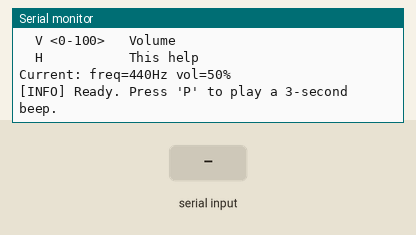
A program run on a simulated ESP32-S3. Shown: the last lines printed to the serial monitor. Inputs (shaded band) come from the test bench. I2S audio is not simulated (input reads silence).

Above: at 1.7 s.
1.8 s: "P 1\n" received over Serial
At 2.3 s:
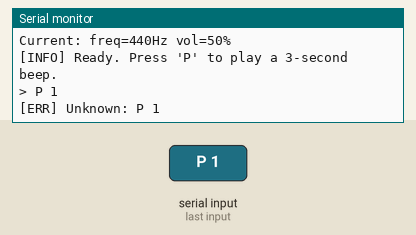
3.3 s: "S 1\n" received over Serial
At 4.5 s:
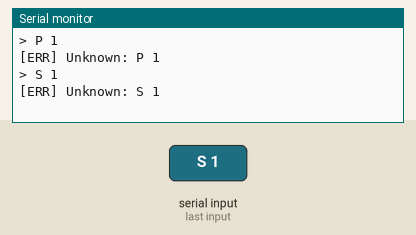
4.8 s: "H 1\n" received over Serial
At 5.8 s:
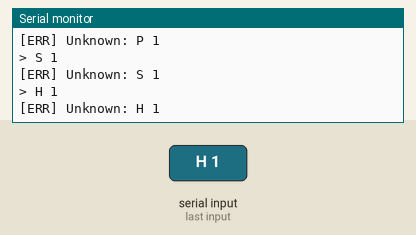
6.3 s: "1 1\n" received over Serial
At 6.9 s:
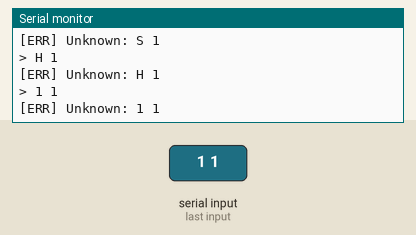
7.8 s: "P\n" received over Serial
At 9.0 s:
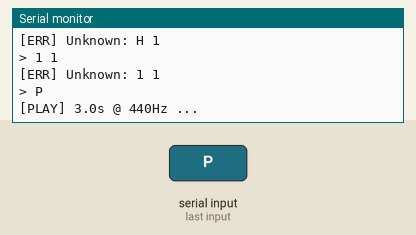
9.3 s: "S\n" received over Serial
At 11.6 s:
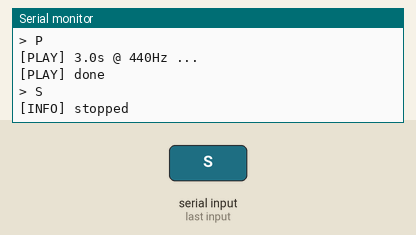

The program:

main.cpp
```cpp
/*
 * NS4168 amplifier square-wave test
 *
 * Purpose: send square-wave PCM data generated by the ESP32-S3 directly to the NS4168 amplifier,
 * without relying on the microphone, PSRAM, or recorded audio; verify the I2S1 -> NS4168 -> speaker path.
 *
 * Principle: a square wave consists of summed sinusoidal harmonics, including strong odd harmonics;
 * the NS4168 class-D amplifier can amplify it to produce an audible beep.
 *
 * Serial commands (115200 baud, native USB CDC):
 * P           Play a 440 Hz square wave for 3 seconds (concert A4)
 * L           Play continuously (until any key is pressed); useful for checking speaker vibration/current
 * S           Stop
 * 1 / 2 / 3   Change frequency (1=261 Hz C4 / 2=440 Hz A4 / 3=880 Hz A5)
 * V <0-100>   Volume percentage (default 50)
 * H           Help
 *
 * Pins: BCLK=GPIO41, LRC=GPIO42, DIN=GPIO2 (finalized project pinout)
 * See README.md for wiring, power, and MUTE connections
 */

#include <Arduino.h>
#include <driver/i2s.h>

// ============ Pins ============
#define AMP_BCLK  41
#define AMP_LRC   42
#define AMP_DIN   2

#define AMP_I2S_PORT    I2S_NUM_1
#define AMP_SAMPLE_RATE 16000

// ============ State ============
static float current_freq = 440.0f;    // Default: A4
static int  current_volume = 50;        // 0-100
static bool continuous = false;         // Continuous playback mode

// Square-wave buffer (samples per period = SAMPLE_RATE / freq)
// 440 Hz at 16 kHz: ~36 samples/period; 880 Hz: ~18; 261 Hz: ~61
// Precompute 0.5 seconds of samples and replay in a loop
#define BUFFER_SECONDS  0.5f
#define BUFFER_SAMPLES  ((int)(AMP_SAMPLE_RATE * BUFFER_SECONDS))
static int16_t wave_buffer[BUFFER_SAMPLES];

// ============ I2S initialization ============
static bool amp_init() {
  i2s_config_t config = {
    .mode = (i2s_mode_t)(I2S_MODE_MASTER | I2S_MODE_TX),
    .sample_rate = AMP_SAMPLE_RATE,
    .bits_per_sample = I2S_BITS_PER_SAMPLE_16BIT,
    .channel_format = I2S_CHANNEL_FMT_ONLY_LEFT,
    .communication_format = I2S_COMM_FORMAT_STAND_I2S,
    .intr_alloc_flags = ESP_INTR_FLAG_LEVEL1,
    .dma_buf_count = 8,
    .dma_buf_len = 256,
    .use_apll = false,
    .tx_desc_auto_clear = true,
    .fixed_mclk = 0,
  };
  i2s_pin_config_t pins = {
    .bck_io_num = AMP_BCLK,
    .ws_io_num = AMP_LRC,
    .data_out_num = AMP_DIN,
    .data_in_num = I2S_PIN_NO_CHANGE,
  };
  if (i2s_driver_install(AMP_I2S_PORT, &config, 0, NULL) != ESP_OK) return false;
  if (i2s_set_pin(AMP_I2S_PORT, &pins) != ESP_OK) return false;
  return true;
}

// ============ Square-wave generation ============
static void generate_square_wave(float freq, int volume) {
  // Map volume 0-100 to amplitude 0-32000 (int16 maximum: 32767)
  int32_t amp = (int32_t)volume * 320;
  if (amp > 32000) amp = 32000;

  float period_samples = AMP_SAMPLE_RATE / freq;
  for (int i = 0; i < BUFFER_SAMPLES; i++) {
    // Square wave: +amp during first half of each period, -amp during second half
    float phase = fmodf(i, period_samples) / period_samples;
    wave_buffer[i] = (phase < 0.5f) ? amp : -amp;
  }
  Serial.print("[GEN] square wave: freq=");
  Serial.print(freq, 0);
  Serial.print("Hz vol=");
  Serial.print(volume);
  Serial.print("% amp=");
  Serial.println(amp);
}

// ============ Play for N seconds ============
static void play_seconds(float seconds) {
  Serial.print("[PLAY] ");
  Serial.print(seconds, 1);
  Serial.print("s @ ");
  Serial.print(current_freq, 0);
  Serial.println("Hz ...");

  int total_samples = (int)(seconds * AMP_SAMPLE_RATE);
  int played = 0;
  while (played < total_samples) {
    int chunk = BUFFER_SAMPLES;
    if (played + chunk > total_samples) chunk = total_samples - played;
    size_t bytes_written = 0;
    i2s_write(AMP_I2S_PORT, wave_buffer, chunk * sizeof(int16_t),
              &bytes_written, portMAX_DELAY);
    played += bytes_written / sizeof(int16_t);
  }
  i2s_zero_dma_buffer(AMP_I2S_PORT);
  Serial.println("[PLAY] done");
}

// ============ Help ============
static void show_help() {
  Serial.println();
  Serial.println("=====================================");
  Serial.println("  NS4168 Amp Beep Test (square wave)");
  Serial.println("  ESP32-S3 | I2S1");
  Serial.print  ("  BCLK=GPIO41 LRC=GPIO42 DIN=GPIO2");
  Serial.println("=====================================");
  Serial.println("Commands:");
  Serial.println("  P           Play 3s beep");
  Serial.println("  L           Loop play (any key stops)");
  Serial.println("  S           Stop");
  Serial.println("  1/2/3       Freq: 261 / 440 / 880 Hz");
  Serial.println("  V <0-100>   Volume");
  Serial.println("  H           This help");
  Serial.print  ("Current: freq=");
  Serial.print(current_freq, 0);
  Serial.print("Hz vol=");
  Serial.print(current_volume);
  Serial.println("%");
  Serial.println();
}

// ============ Command handling ============
static String input_buf;

static void process_cmd(const String& cmd) {
  String s = cmd; s.trim(); s.toUpperCase();
  if (s.length() == 0) return;

  // Stop continuous mode on any command
  continuous = false;

  if (s == "P") { play_seconds(3.0f); return; }
  if (s == "S") { Serial.println("[INFO] stopped"); return; }
  if (s == "H") { show_help(); return; }

  if (s == "1") { current_freq = 261.0f; generate_square_wave(current_freq, current_volume); Serial.println("[INFO] freq=261Hz (C4)"); return; }
  if (s == "2") { current_freq = 440.0f; generate_square_wave(current_freq, current_volume); Serial.println("[INFO] freq=440Hz (A4)"); return; }
  if (s == "3") { current_freq = 880.0f; generate_square_wave(current_freq, current_volume); Serial.println("[INFO] freq=880Hz (A5)"); return; }

  if (s == "L") {
    continuous = true;
    Serial.println("[INFO] continuous play started, press any key to stop");
    return;
  }

  if (s.startsWith("V")) {
    int sp = s.indexOf(' ');
    if (sp < 0) { Serial.println("[INFO] usage: V <0-100>"); return; }
    int v = s.substring(sp + 1).toInt();
    if (v < 0) v = 0;
    if (v > 100) v = 100;
    current_volume = v;
    generate_square_wave(current_freq, current_volume);
    Serial.print("[INFO] volume = ");
    Serial.print(v);
    Serial.println("%");
    return;
  }

  Serial.print("[ERR] Unknown: ");
  Serial.println(s);
}

// ============ Entry point ============
void setup() {
  Serial.begin(115200);
  delay(500);

  Serial.println();
  Serial.println("############################################");
  Serial.println("#   NS4168 Amp Beep Test");
  Serial.println("#   ESP32-S3 | I2S1 | square wave");
  Serial.println("############################################");

  if (!amp_init()) {
    Serial.println("[ERR] I2S1 init failed! Check pin assignment.");
    while (true) { delay(1000); }
  }
  Serial.println("[INFO] I2S1 init OK");

  // Precompute 440 Hz square wave at 50% volume
  generate_square_wave(current_freq, current_volume);

  show_help();
  Serial.println("[INFO] Ready. Press 'P' to play a 3-second beep.");
}

void loop() {
  // Continuous playback mode
  if (continuous) {
    size_t bytes_written = 0;
    i2s_write(AMP_I2S_PORT, wave_buffer, BUFFER_SAMPLES * sizeof(int16_t),
              &bytes_written, portMAX_DELAY);
    // Exit continuous mode if serial input is available
    if (Serial.available()) {
      continuous = false;
      i2s_zero_dma_buffer(AMP_I2S_PORT);
      Serial.println("[INFO] continuous play stopped");
    }
    return;
  }

  // Command handling
  while (Serial.available()) {
    char c = Serial.read();
    if (c == '\n' || c == '\r') {
      if (input_buf.length() > 0) {
        Serial.print("> ");
        Serial.println(input_buf);
        process_cmd(input_buf);
        input_buf = "";
      }
    } else {
      input_buf += c;
    }
  }
  delay(1);
}
```

Measured:
- after the input at 1.8 s, the serial monitor: prints a new line at once (image 1)
- after the input at 3.3 s, the serial monitor: prints a new line at once (image 2)
- after the input at 4.8 s, the serial monitor: prints a new line at once (image 3)
- after the input at 6.3 s, the serial monitor: prints a new line at once (image 4)
- after the input at 7.8 s, the serial monitor: prints a new line at once (image 5)
- after the input at 9.3 s, the serial monitor: prints a new line after 1.5 s (image 6)
